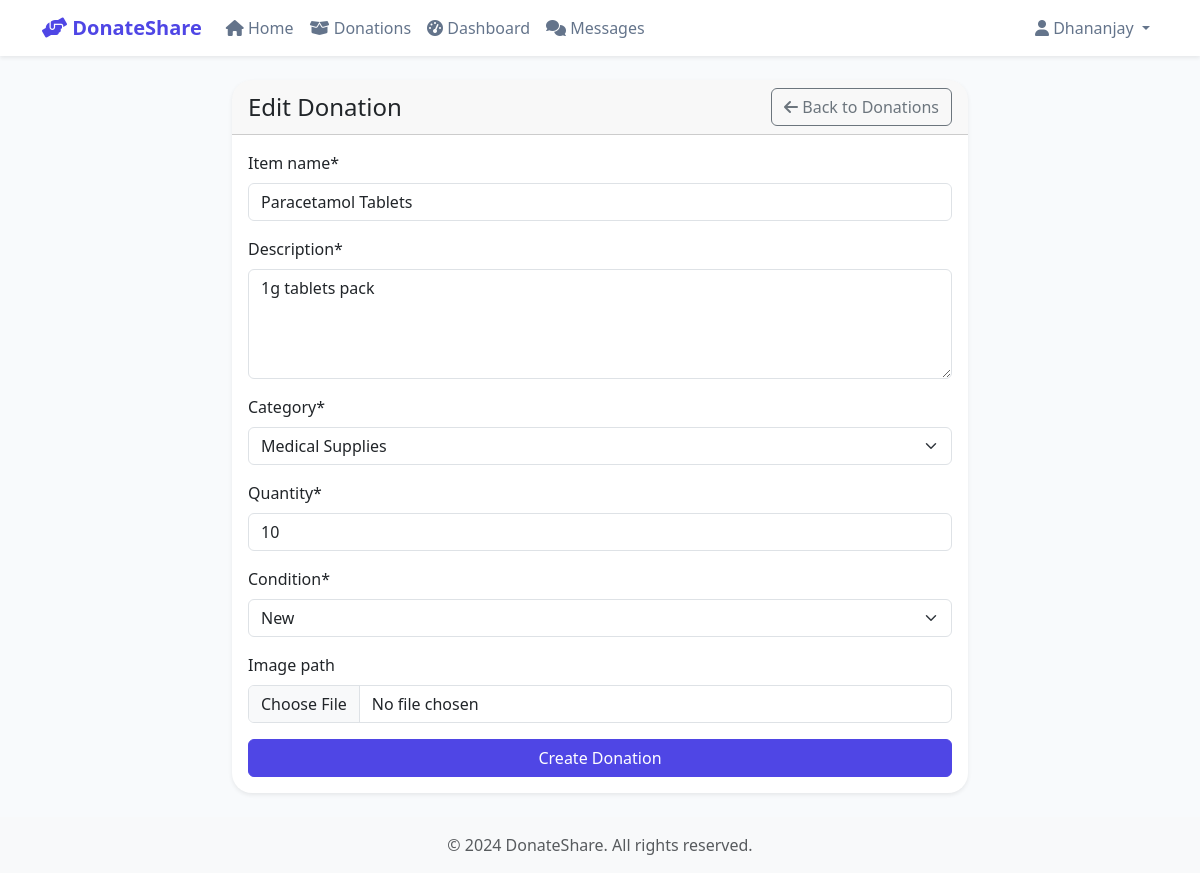
Page /donations/2/edit/ (signed in) on the committed database.
### chat/models.py (models this page shows, shortened)
class Donation(models.Model):
    donor = models.ForeignKey(User, related_name='donations', on_delete=models.CASCADE)
    recipient = models.ForeignKey(User, related_name='received_donations', null=True, blank=True, on_delete=models.SET_NULL)
    item_name = models.CharField(max_length=100)
    description = models.TextField()
    category = models.ForeignKey(Category, on_delete=models.PROTECT)
    quantity = models.IntegerField(default=1)
    condition = models.CharField(max_length=50, choices=[
        ('NEW', 'New'),
        ('EXCELLENT', 'Used - Excellent'),
        ('GOOD', 'Used - Good'),
        ('FAIR', 'Used - Fair'),
    ])
    donation_date = models.DateTimeField(auto_now_add=True)
    status = models.CharField(max_length=20, choices=[
        ('AVAILABLE', 'Available'),
        ('PENDING', 'Pending Pickup'),
        ('PICKED_UP', 'Picked Up'),
        ('DELIVERED', 'Delivered'),
    ], default='AVAILABLE')
    image_path = models.ImageField(upload_to='donations/', null=True, blank=True)

### chat/views/donation_views.py (the view)
# urls.py: path('donations/<int:pk>/edit/', views.donation_edit, name='donation_edit'),
@login_required
@donor_required
def donation_edit(request, pk):
    donation = get_object_or_404(Donation, pk=pk)
    if request.user != donation.donor:
        messages.error(request, 'You are not authorized to edit this donation.')
        return redirect('chat:donation_detail', pk=pk)
    if request.method == 'POST':
        form = DonationForm(request.POST, request.FILES, instance=donation)
        if form.is_valid():
            form.save()
            messages.success(request, 'Donation updated successfully!')
            return redirect('chat:donation_detail', pk=pk)
    else:
        form = DonationForm(instance=donation)
    return render(request, 'chat/donation_form.html', {
        'form': form,
        'donation': donation,
        'user_profile': request.user.userprofile
    })

### chat/forms.py (shortened to what this page needs)
class DonationForm(forms.ModelForm):
    class Meta:
        model = Donation
        fields = ['item_name', 'description', 'category', 'quantity', 'condition', 'image_path']
        widgets = {
            'description': forms.Textarea(attrs={'rows': 4}),
            'image_path': forms.FileInput(attrs={'accept': 'image/*'})
        }
    def __init__(self, *args, **kwargs):
        super().__init__(*args, **kwargs)
        self.helper = FormHelper()
        self.helper.form_method = 'post'
        self.helper.form_class = 'needs-validation'
        self.helper.attrs = {'novalidate': ''}
        self.helper.layout = Layout(
            Field('item_name', css_class='form-control'),
            Field('description', css_class='form-control'),
            Field('category', css_class='form-select'),
            Field('quantity', css_class='form-control'),
            Field('condition', css_class='form-select'),
            Field('image_path', css_class='form-control'),
            Submit('submit', 'Create Donation', css_class='btn btn-primary w-100')
        )

### chat/models.py (called while the page is built)
    def __str__(self):
        return self.name

### templates/chat/donation_form.html (shortened to what this page needs)
{% extends 'base.html' %}
{% load static %}
{% load crispy_forms_tags %}
{% block content %}
<div class="container py-4">
    <div class="row justify-content-center">
        <div class="col-lg-8">
            <div class="card shadow-sm">
                <div class="card-header d-flex justify-content-between align-items-center">
                    <h4 class="mb-0">{% if donation %}Edit{% else %}Create{% endif %} Donation</h4>
                    <a href="{% url 'chat:donation_list' %}" class="btn btn-outline-secondary">
                        <i class="fas fa-arrow-left"></i> Back to Donations
                    </a>
                </div>
                <div class="card-body">
                    <form method="post" enctype="multipart/form-data" class="needs-validation" novalidate>
                        {% crispy form %}
                    </form>
                </div>
            </div>
        </div>
    </div>
</div>
{% endblock %}

### templates/base.html (shortened to what this page needs)
{% load static %}
<!DOCTYPE html>
<html lang="en">
<head>
    <link href="https://cdn.jsdelivr.net/npm/bootstrap@5.3.0/dist/css/bootstrap.min.css" rel="stylesheet">
    <link href="https://cdnjs.cloudflare.com/ajax/libs/font-awesome/6.0.0/css/all.min.css" rel="stylesheet">
    <link href="{% static 'css/style.css' %}" rel="stylesheet">
</head>
<body>
    <nav class="navbar navbar-expand-lg navbar-light bg-light shadow-sm">
        <div class="container">
            <a class="navbar-brand" href="{% url 'home' %}">
                <i class="fas fa-hands-helping"></i> DonateShare
            </a>
            <div class="collapse navbar-collapse" id="navbarNav">
                <ul class="navbar-nav me-auto">
                    <li class="nav-item">
                        <a class="nav-link {% if request.resolver_match.url_name == 'home' %}active{% endif %}"
                           href="{% url 'home' %}">
                            <i class="fas fa-home"></i> Home
                        </a>
                    </li>
                    <li class="nav-item">
                        <a class="nav-link {% if request.resolver_match.url_name == 'donation_list' %}active{% endif %}"
                           href="{% url 'chat:donation_list' %}">
                            <i class="fas fa-box-open"></i> Donations
                        </a>
                    </li>
                    {% if user.is_authenticated %}
                    <li class="nav-item">
                        <a class="nav-link {% if request.resolver_match.url_name == 'dashboard' %}active{% endif %}"
                           href="{% url 'chat:dashboard' %}">
                            <i class="fas fa-tachometer-alt"></i> Dashboard
                        </a>
                    </li>
                    <li class="nav-item">
                        <a class="nav-link {% if request.resolver_match.url_name == 'chat_list' %}active{% endif %}"
                           href="{% url 'chat:chat_list' %}">
                            <i class="fas fa-comments"></i> Messages
                        </a>
                    </li>
                    {% endif %}
                </ul>
                <ul class="navbar-nav">
                    {% if user.is_authenticated %}
                    <li class="nav-item dropdown">
                        <a class="nav-link dropdown-toggle" href="#" id="userDropdown" role="button"
                           data-bs-toggle="dropdown">
                            <i class="fas fa-user"></i> {{ user.username }}
                        </a>
                    </li>
                    {% endif %}
                </ul>
            </div>
        </div>
    </nav>
    {% block content %}{% endblock %}
    <footer class="footer mt-auto py-3 bg-light">
        <div class="container text-center">
            <span class="text-muted">© 2024 DonateShare. All rights reserved.</span>
        </div>
    </footer>
</body>
</html>

### static/css/style.css (style rules this page uses)
:root { --primary-color: #4f46e5; --primary-dark: #4338ca; --primary-light: #818cf8; --secondary-color: #10b981; --secondary-dark: #059669; --secondary-light: #34d399; --background-light: #f8fafc; --background-dark: #1e293b; --text-primary: #1e293b; --text-secondary: #64748b; --text-light: #f8fafc; --border-color: #e2e8f0; --shadow-sm: 0 1px 2px rgba(0, 0, 0, 0.05); --shadow-md: 0 4px 6px -1px rgba(0, 0, 0, 0.1); --shadow-lg: 0 10px 15px -3px rgba(0, 0, 0, 0.1); }
body { color: var(--text-primary); background-color: var(--background-light); }
.navbar { background-color: white !important; box-shadow: var(--shadow-sm); }
.navbar-brand { color: var(--primary-color) !important; font-weight: 600; }
.nav-link { color: var(--text-secondary) !important; transition: color 0.2s ease; }
.btn-primary { background-color: var(--primary-color); border-color: var(--primary-color); }
.card { border: none; border-radius: 1.25rem; background: white; box-shadow: 0 4px 6px rgba(0, 0, 0, 0.05), 0 1px 3px rgba(0, 0, 0, 0.1); transition: all 0.3s cubic-bezier(0.4, 0, 0.2, 1); overflow: hidden; }

### rows in the picture
Donation: item_name "Paracetamol Tablets", description "1g tablets pack", category "Medical Supplies", quantity "10", condition "New"

### other values in the picture
{{ user.username }} "Dhananjay"
